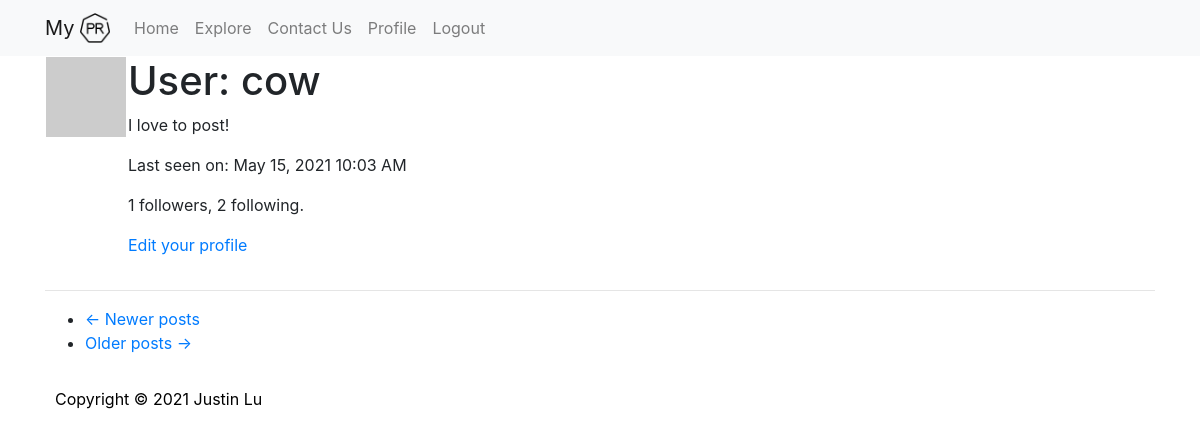
The app's page /user/cow (signed in), older data.
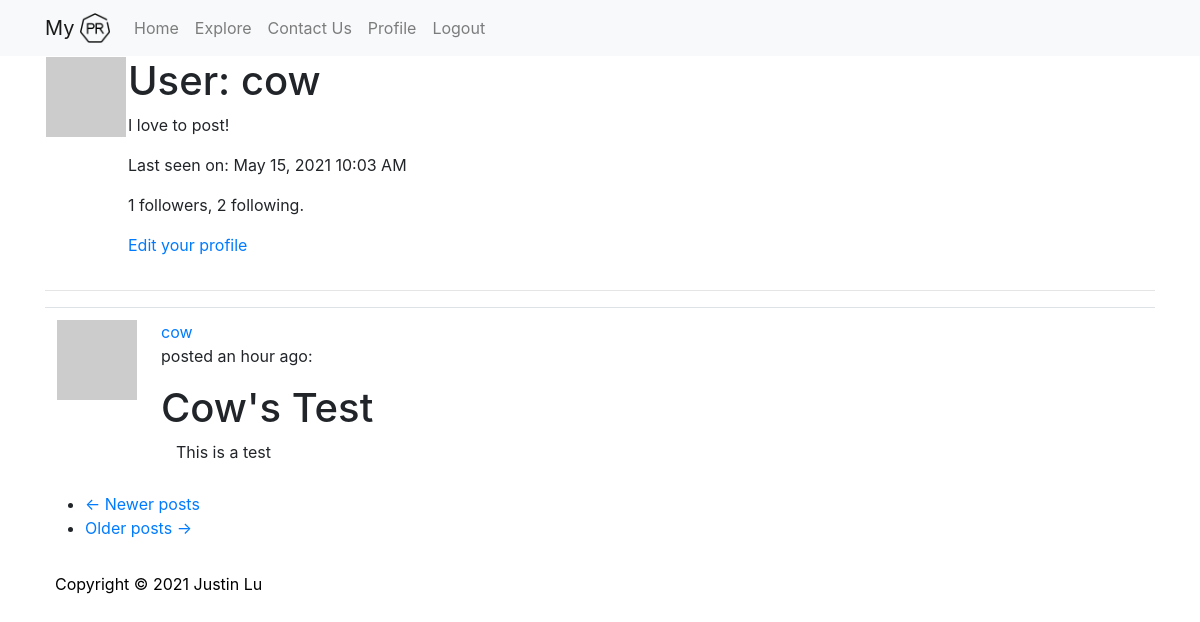
The same page, newer data.
### app/models.py (models this page shows, shortened)
class User(UserMixin, db.Model):
    id = db.Column(db.Integer, primary_key=True)
    username = db.Column(db.String(64), index=True, unique=True)
    email = db.Column(db.String(120), index=True, unique=True)
    password_hash = db.Column(db.String(128))
    posts = db.relationship('Post', backref='author', lazy='dynamic')
    about_me = db.Column(db.String(140))
    last_seen = db.Column(db.DateTime, default=datetime.utcnow)
    followed = db.relationship(
        'User', secondary=followers,
        primaryjoin=(followers.c.follower_id == id),
        secondaryjoin=(followers.c.followed_id == id),
        backref=db.backref('followers', lazy='dynamic'), lazy='dynamic')
    def avatar(self, size):
        digest = md5(self.email.lower().encode('utf-8')).hexdigest()
        return 'https://www.gravatar.com/avatar/{}?d=identicon&s={}'.format(
            digest, size)

class Post(db.Model):
    id = db.Column(db.Integer, primary_key=True)
    title = db.Column(db.String(20))
    body = db.Column(db.String(140))
    img = db.Column(db.String(250))
    timestamp = db.Column(db.DateTime, index=True, default=datetime.utcnow)
    user_id = db.Column(db.Integer, db.ForeignKey('user.id'))

### app/main/routes.py (the view)
@bp.route('/user/<username>')
@login_required
def user(username):
    user = User.query.filter_by(username=username).first_or_404()
    page = request.args.get('page', 1, type=int)
    posts = user.posts.order_by(Post.timestamp.desc()).paginate(
        page, current_app.config['POSTS_PER_PAGE'], False)
    next_url = url_for('main.user', username=user.username,
                       page=posts.next_num) if posts.has_next else None
    prev_url = url_for('main.user', username=user.username,
                       page=posts.prev_num) if posts.has_prev else None
    form = EmptyForm()
    return render_template('user.html', user=user, posts=posts.items,
                           next_url=next_url, prev_url=prev_url, form=form)

### app/models.py (called while the page is built)
@login.user_loader
def load_user(id):
    return User.query.get(int(id))

### app/templates/user.html (shortened to what this page needs)
{% extends "base.html" %}
{% block app_content %}
    <table>
        <tr valign="top">
            <td><img src="{{ user.avatar(256) }}"></td>
            <td>
                <h1>User: {{ user.username }}</h1>
                {% if user.about_me %}
                    <p>{{ user.about_me }}</p>
                {% endif %}
                {% if user.last_seen %}
                    <p>Last seen on: {{ moment(user.last_seen).format('LLL') }}</p>
                {% endif %}
                <p>{{ user.followers.count() }} followers, {{ user.followed.count() }} following.</p>
                {% if user == current_user %}
                <p><a href="{{ url_for('main.edit_profile') }}">Edit your profile</a></p>
                {% endif %}
            </td>
        </tr>
    </table>
    <hr>
    {% for post in posts %}
        {% include '_post.html' %}
    {% endfor %}
    <nav aria-label="...">
        <ul class="pager">
            <li class="previous{% if not prev_url %} disabled{% endif %}">
                <a href="{{ prev_url or '#' }}">
                    <span aria-hidden="true">&larr;</span> {{ 'Newer posts' }}
                </a>
            </li>
            <li class="next{% if not next_url %} disabled{% endif %}">
                <a href="{{ next_url or '#' }}">
                    {{ 'Older posts' }} <span aria-hidden="true">&rarr;</span>
                </a>
            </li>
        </ul>
    </nav>
{% endblock %}

### app/templates/base.html (shortened to what this page needs)
<!doctype html>
<html lang="en">
  <head>
    <link rel="stylesheet" href="https://stackpath.bootstrapcdn.com/bootstrap/4.3.1/css/bootstrap.min.css">
    <link rel="stylesheet" href="{{url_for('static', filename='css/main.css')}}">
  </head>
<body>
<nav class="navbar navbar-expand-lg navbar-light bg-light">
        <div class="container">
            <div class="navbar-header">
                <div class="navbar-brand" >
                    My
                    <img src="{{url_for('static', filename='logo.png')}}" width="30" height="30" class="d-inline-block align-top" alt="">
                </div>
            </div>
            <div class="collapse navbar-collapse" id="bs-example-navbar-collapse-1">
                <ul class="nav navbar-nav">
                    <li><a class="nav-link" href="{{ url_for('main.index') }}">Home</a></li>
                    <li><a class="nav-link" href="{{ url_for('main.explore') }}">Explore</a></li>
                </ul>
                <ul class="nav navbar-nav navbar-right">
                    <li>
                        <a class="nav-link" data-toggle="modal" data-target="#ContactUs" href="#"> Contact Us</a>
                    </li>
                    {% if current_user.is_anonymous %}
                    <li><a class="nav-link" href="{{ url_for('auth.login') }}">Login</a></li>
                    {% else %}
                    <li><a class="nav-link" href="{{ url_for('main.user', username=current_user.username) }}">Profile</a></li>
                    <li><a class="nav-link" href="{{ url_for('auth.logout') }}">Logout</a></li>
                    {% endif %}
                </ul>
            </div>
        </div>
    </nav>
{% block content %}
    <div class="container">
        {% block app_content %}{% endblock %}
    </div>
{% endblock %}
{% block footer %}
<footer class="footer mt-auto py-3 ">
  <div class="container">
    <span class="custom">Copyright &copy; 2021 Justin Lu</span>
  </div>
</footer>
{% endblock %}
</body>

### app/templates/_post.html (shortened to what this page needs)
<table class="table table-hover">
        <tr>
            <td width="70px">
                <a href="{{ url_for('main.user', username=post.author.username) }}">
                    <img src="{{ post.author.avatar(70) }}" />
                </a>
            </td>
            <td>
                <a href="{{ url_for('main.user', username=post.author.username) }}">
                    {{ post.author.username }}
                </a>
                <p> posted {{ moment(post.timestamp).fromNow() }}: </p>
                <h1> {{ post.title}} </h1>
                <div class="container">
                    <div class="row special">
                        <div class="col-sm">
                            {{ post.body }}
                        </div>
                        <div class="col-sm">
                        </div>
                    </div>
                </div>
            </td>
        </tr>
</table>

### app/static/css/main.css (style rules this page uses)
html, body { height: 100%; }
.custom { color:black; margin-left: 10px; }

Row changes from the older to the newer data that the page shows:
added Post: author.username "cow", timestamp "an hour ago", title "Cow's Test", body "This is a test"
